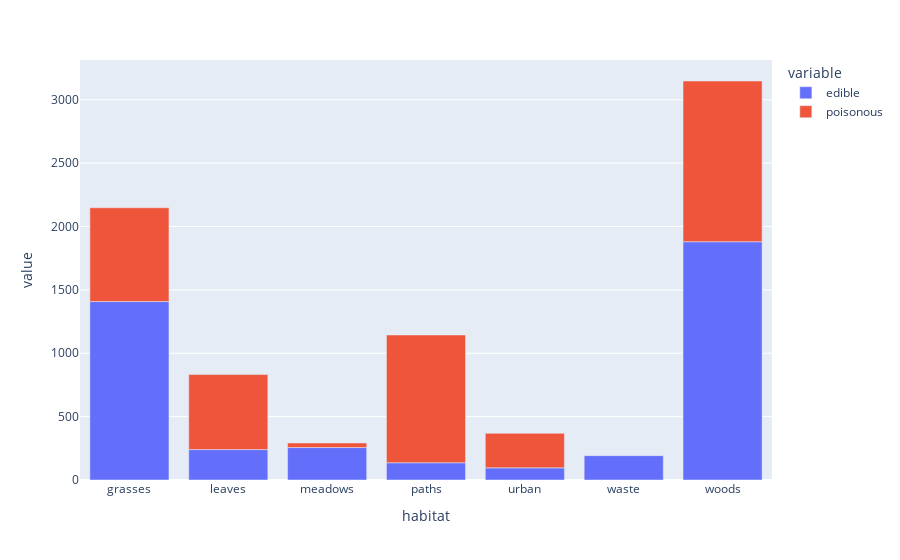

Notebook code for this chart:
### Code cell
HabitatClass = df.groupby(['class','habitat']).size().reset_index().pivot(
    columns='class',index='habitat',values=0).rename(columns={0:"counts"})
fig7=px.bar(HabitatClass,x=HabitatClass.index,y=[HabitatClass['edible'],HabitatClass['poisonous']])
fig7.show()

### Figure 1 — Plotly figure (JSON) as saved in the notebook; plotly's stock layout.template omitted (floating-point values rounded to 4 significant figures)
{"data": [{"alignmentgroup": "True", "hovertemplate": "variable=edible<br>habitat=%{x}<br>value=%{y}<extra></extra>", "legendgroup": "edible", "marker": {"color": "#636efa", "pattern": {"shape": ""}}, "name": "edible", "offsetgroup": "edible", "orientation": "v", "showlegend": true, "textposition": "auto", "type": "bar", "x": ["grasses", "leaves", "meadows", "paths", "urban", "waste", "woods"], "xaxis": "x", "y": [1408, 240, 256, 136, 96, 192, 1880], "yaxis": "y"}, {"alignmentgroup": "True", "hovertemplate": "variable=poisonous<br>habitat=%{x}<br>value=%{y}<extra></extra>", "legendgroup": "poisonous", "marker": {"color": "#EF553B", "pattern": {"shape": ""}}, "name": "poisonous", "offsetgroup": "poisonous", "orientation": "v", "showlegend": true, "textposition": "auto", "type": "bar", "x": ["grasses", "leaves", "meadows", "paths", "urban", "waste", "woods"], "xaxis": "x", "y": [740, 592, 36, 1008, 272, null, 1268], "yaxis": "y"}], "layout": {"barmode": "relative", "legend": {"title": {"text": "variable"}, "tracegroupgap": 0}, "margin": {"t": 60}, "xaxis": {"anchor": "y", "domain": [0, 1], "title": {"text": "habitat"}}, "yaxis": {"anchor": "x", "domain": [0, 1], "title": {"text": "value"}}}}
